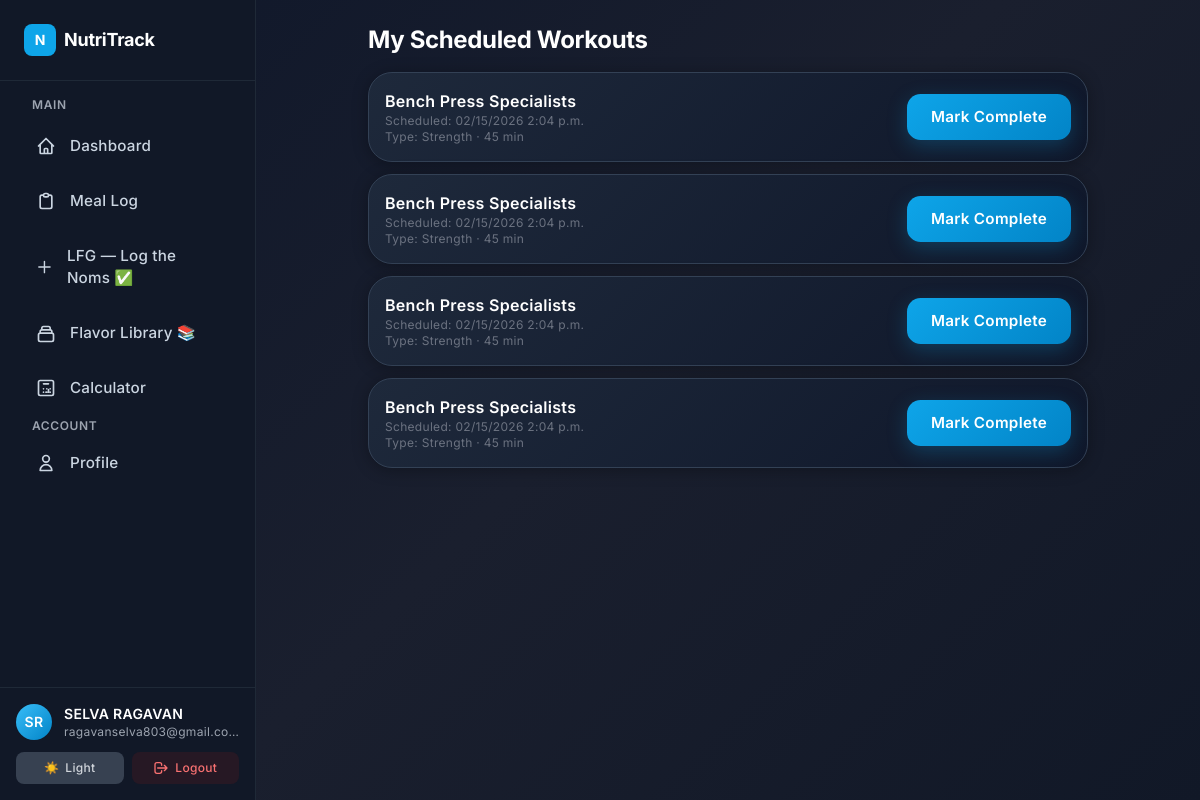
The app's page /workouts/sessions/ (signed in) with its own data.
### workouts/models.py (models this page shows, shortened)
class UserWorkoutSession(models.Model):
    user = models.ForeignKey(settings.AUTH_USER_MODEL, on_delete=models.CASCADE, related_name='workout_sessions')
    workout = models.ForeignKey(Workout, on_delete=models.CASCADE, related_name='sessions')
    scheduled_at = models.DateTimeField(default=timezone.now)
    completed = models.BooleanField(default=False)
    completed_at = models.DateTimeField(null=True, blank=True)
    created_at = models.DateTimeField(auto_now_add=True)
    class Meta:
        ordering = ['-scheduled_at']

class Workout(models.Model):
    WORKOUT_TYPE_CHOICES = [
        ('hypertrophy', 'Hypertrophy'),
        ('strength', 'Strength'),
        ('endurance', 'Endurance'),
        ('balanced', 'Balanced'),
    ]
    name = models.CharField(max_length=200)
    workout_type = models.CharField(max_length=30, choices=WORKOUT_TYPE_CHOICES, default='balanced')
    duration_min = models.PositiveIntegerField(default=30)
    description = models.TextField(blank=True)
    created_at = models.DateTimeField(auto_now_add=True)
    class Meta:
        ordering = ['workout_type', 'name']

### workouts/views.py (the view)
# urls.py: path('sessions/', views.sessions_list, name='sessions'),
@login_required
def sessions_list(request):
    sessions = request.user.workout_sessions.select_related('workout').all()
    return render(request, 'workouts/sessions_list.html', {'sessions': sessions})

### templates/workouts/sessions_list.html (shortened to what this page needs)
{% extends "base.html" %}
{% block content %}
<div class="p-6 max-w-3xl mx-auto">
  <h1 class="font-display text-2xl font-bold mb-4">My Scheduled Workouts</h1>
  {% if sessions %}
  <div class="space-y-3">
    {% for s in sessions %}
    <div id="session-{{ s.pk }}" class="p-4 nt-card flex justify-between items-center">
      <div>
        <div class="font-semibold">{{ s.workout.name }}</div>
        <div class="text-xs text-gray-500">Scheduled: {{ s.scheduled_at|date:"SHORT_DATETIME_FORMAT" }}</div>
        <div class="text-xs text-gray-500">Type: {{ s.workout.get_workout_type_display }} · {{ s.workout.duration_min }} min</div>
      </div>
      <div class="text-right">
        {% if s.completed %}
        <div class="text-sm text-green-600 font-semibold">Completed</div>
        <div class="text-xs text-gray-500">{{ s.completed_at|date:"SHORT_DATETIME_FORMAT" }}</div>
        {% else %}
        <button class="btn-primary mark-complete" data-session-pk="{{ s.pk }}">Mark Complete</button>
        {% endif %}
      </div>
    </div>
    {% endfor %}
  </div>
  {% else %}
  <p>You have no scheduled workouts. Browse <a href="{% url 'workouts:list' %}">workouts</a> to start one.</p>
  {% endif %}
</div>
{% endblock %}

### templates/base.html (shortened to what this page needs)
<!DOCTYPE html>
{% load static %}
<html lang="en" class="{% if request.user.is_authenticated and request.user.profile.dark_mode %}dark{% endif %}">
<head>
  <script src="https://cdn.tailwindcss.com"></script>
  <link rel="stylesheet" href="{% static 'css/modern-theme.css' %}">
</head>
<body class="bg-gray-50 dark:bg-gray-900 text-gray-900 dark:text-white min-h-screen">
  {% if request.user.is_authenticated %}
  <aside class="sidebar fixed left-0 top-0 h-full w-64 bg-white dark:bg-gray-900 border-r border-gray-100 dark:border-gray-800 z-40 flex flex-col">
    <div class="p-6 border-b border-gray-100 dark:border-gray-800">
      <a href="{% url 'dashboard' %}" class="flex items-center gap-2">
        <div class="w-8 h-8 bg-brand-500 rounded-lg flex items-center justify-center text-white font-display font-bold text-sm">N</div>
        <span class="font-display font-bold text-lg text-gray-900 dark:text-white">NutriTrack</span>
      </a>
    </div>
    <nav class="flex-1 p-4 space-y-1 overflow-y-auto">
      <p class="text-xs font-semibold text-gray-400 uppercase tracking-wider px-4 mb-2">Main</p>
      <a href="{% url 'dashboard' %}" class="nav-item {% if request.resolver_match.url_name == 'dashboard' %}active{% endif %}">
        <svg class="w-5 h-5" fill="none" stroke="currentColor" viewBox="0 0 24 24"><path stroke-linecap="round" stroke-linejoin="round" stroke-width="2" d="M3 12l2-2m0 0l7-7 7 7M5 10v10a1 1 0 001 1h3m10-11l2 2m-2-2v10a1 1 0 01-1 1h-3m-6 0a1 1 0 001-1v-4a1 1 0 011-1h2a1 1 0 011 1v4a1 1 0 001 1m-6 0h6"/></svg>
        Dashboard
      </a>
      <a href="{% url 'meals:meal_list' %}" class="nav-item {% if 'meal' in request.resolver_match.url_name %}active{% endif %}">
        <svg class="w-5 h-5" fill="none" stroke="currentColor" viewBox="0 0 24 24"><path stroke-linecap="round" stroke-linejoin="round" stroke-width="2" d="M9 5H7a2 2 0 00-2 2v12a2 2 0 002 2h10a2 2 0 002-2V7a2 2 0 00-2-2h-2M9 5a2 2 0 002 2h2a2 2 0 002-2M9 5a2 2 0 012-2h2a2 2 0 012 2"/></svg>
        Meal Log
      </a>
      <a href="{% url 'meals:add_meal' %}" class="nav-item {% if request.resolver_match.url_name == 'add_meal' %}active{% endif %}">
        <svg class="w-5 h-5" fill="none" stroke="currentColor" viewBox="0 0 24 24"><path stroke-linecap="round" stroke-linejoin="round" stroke-width="2" d="M12 4v16m8-8H4"/></svg>
        LFG — Log the Noms ✅
      </a>
      <a href="{% url 'meals:food_database' %}" class="nav-item {% if 'food' in request.resolver_match.url_name %}active{% endif %}">
        <svg class="w-5 h-5" fill="none" stroke="currentColor" viewBox="0 0 24 24"><path stroke-linecap="round" stroke-linejoin="round" stroke-width="2" d="M19 11H5m14 0a2 2 0 012 2v6a2 2 0 01-2 2H5a2 2 0 01-2-2v-6a2 2 0 012-2m14 0V9a2 2 0 00-2-2M5 11V9a2 2 0 012-2m0 0V5a2 2 0 012-2h6a2 2 0 012 2v2M7 7h10"/></svg>
        Flavor Library 📚
      </a>
      <a href="{% url 'calculator' %}" class="nav-item {% if request.resolver_match.url_name == 'calculator' %}active{% endif %}">
        <svg class="w-5 h-5" fill="none" stroke="currentColor" viewBox="0 0 24 24"><path stroke-linecap="round" stroke-linejoin="round" stroke-width="2" d="M9 7h6m0 10v-3m-3 3h.01M9 17h.01M9 13h.01M13 13h.01M17 13h.01M13 17h.01M17 17h.01M5 3h14a2 2 0 012 2v14a2 2 0 01-2 2H5a2 2 0 01-2-2V5a2 2 0 012-2z"/></svg>
        Calculator
      </a>
      <p class="text-xs font-semibold text-gray-400 uppercase tracking-wider px-4 mb-2 mt-4">Account</p>
      <a href="{% url 'accounts:profile' %}" class="nav-item {% if request.resolver_match.url_name == 'profile' %}active{% endif %}">
        <svg class="w-5 h-5" fill="none" stroke="currentColor" viewBox="0 0 24 24"><path stroke-linecap="round" stroke-linejoin="round" stroke-width="2" d="M16 7a4 4 0 11-8 0 4 4 0 018 0zM12 14a7 7 0 00-7 7h14a7 7 0 00-7-7z"/></svg>
        Profile
      </a>
    </nav>
    <div class="p-4 border-t border-gray-100 dark:border-gray-800">
      <div class="flex items-center gap-3 mb-3">
        <div class="w-9 h-9 rounded-full bg-gradient-to-br from-brand-400 to-brand-600 flex items-center justify-center text-white font-semibold text-sm">
          {{ request.user.first_name.0|upper }}{{ request.user.last_name.0|upper }}
        </div>
        <div class="flex-1 min-w-0">
          <p class="text-sm font-semibold text-gray-900 dark:text-white truncate">{{ request.user.get_full_name|default:request.user.username }}</p>
          <p class="text-xs text-gray-500 dark:text-gray-400 truncate">{{ request.user.email }}</p>
        </div>
      </div>
      <div class="flex gap-2">
      <a href="{% url 'accounts:toggle_dark_mode' %}" class="flex-1 flex items-center justify-center gap-1.5 px-3 py-2 bg-gray-100 dark:bg-gray-700 rounded-lg text-xs font-medium text-gray-600 dark:text-gray-300 hover:bg-gray-200 dark:hover:bg-gray-600 transition-colors">
          <span class="dark:hidden">🌙</span><span class="hidden dark:inline">☀️</span>
          <span class="dark:hidden">Dark</span><span class="hidden dark:inline">Light</span>
        </a>
        <a href="{% url 'accounts:logout' %}" class="flex-1 flex items-center justify-center gap-1.5 px-3 py-2 bg-red-50 dark:bg-red-900/20 rounded-lg text-xs font-medium text-red-600 dark:text-red-400 hover:bg-red-100 transition-colors">
          <svg class="w-4 h-4" fill="none" stroke="currentColor" viewBox="0 0 24 24"><path stroke-linecap="round" stroke-linejoin="round" stroke-width="2" d="M17 16l4-4m0 0l-4-4m4 4H7m6 4v1a3 3 0 01-3 3H6a3 3 0 01-3-3V7a3 3 0 013-3h4a3 3 0 013 3v1"/></svg>
          Logout
        </a>
      </div>
    </div>
  </aside>
  <main class="main-content ml-64 min-h-screen">
  {% endif %}
  {% block content %}{% endblock %}
  {% if request.user.is_authenticated %}
  </main>
  {% endif %}
</body>
</html>

### static/css/modern-theme.css (style rules this page uses)
.nt-card { animation: slideInUp 0.6s cubic-bezier(0.4, 0, 0.2, 1) forwards; opacity: 0; }
button, .btn-primary, .btn-secondary, [class*="btn-"] { position: relative; overflow: hidden; transition: all 0.35s cubic-bezier(0.34, 1.56, 0.64, 1); }
button::before, .btn-primary::before, .btn-secondary::before { content: ''; position: absolute; top: 50%; left: 50%; width: 0; height: 0; border-radius: 50%; background: rgba(255, 255, 255, 0.5); transform: translate(-50%, -50%); transition: width 0.6s ease, height 0.6s ease, opacity 0.6s ease; pointer-events: none; opacity: 1; }
.nt-card { transition: all 0.4s cubic-bezier(0.34, 1.56, 0.64, 1); }
.grid > *, .flex > * { animation: slideInUp 0.5s ease-out forwards; opacity: 0; }
.grid > :nth-child(1), .flex > :nth-child(1) { animation-delay: 0.05s; }
.grid > :nth-child(2), .flex > :nth-child(2) { animation-delay: 0.1s; }
.grid > :nth-child(3), .flex > :nth-child(3) { animation-delay: 0.15s; }
.grid > :nth-child(4), .flex > :nth-child(4) { animation-delay: 0.2s; }
nav a, .nav-item { transition: all 0.3s cubic-bezier(0.34, 1.56, 0.64, 1); position: relative; }
nav a::after, .nav-item::after { content: ''; position: absolute; bottom: 0; left: 0; width: 0; height: 2px; background: linear-gradient(90deg, #0ea5e9, #38bdf8); transition: width 0.4s cubic-bezier(0.34, 1.56, 0.64, 1); }
body { animation: slideInUp 0.5s ease-out; }
a { position: relative; transition: all 0.3s cubic-bezier(0.4, 0, 0.2, 1); }
*, *::before, *::after { transition: background-color 0.3s cubic-bezier(0.4, 0, 0.2, 1), color 0.3s cubic-bezier(0.4, 0, 0.2, 1), border-color 0.3s cubic-bezier(0.4, 0, 0.2, 1), box-shadow 0.3s cubic-bezier(0.4, 0, 0.2, 1); }
h1, h2, h3, h4, h5, h6 { animation: slideInLeft 0.6s ease-out forwards; opacity: 0; }
h1 { animation-delay: 0.05s; }
svg, [class*="icon"] { transition: all 0.3s cubic-bezier(0.34, 1.56, 0.64, 1); }
button svg, a svg { transition: transform 0.3s cubic-bezier(0.34, 1.56, 0.64, 1); }

### templates/base.html (style rules this page uses)
* { font-family: 'Inter', sans-serif; transition: border-color 0.3s ease, box-shadow 0.3s ease, transform 0.3s ease; }
button, a, .btn-primary, .btn-secondary, .nt-card, .food-item { transition: border-color 0.3s ease, box-shadow 0.3s ease, transform 0.3s ease; }
h1, h2, h3, h4, h5, h6, .font-display { font-family: 'Inter', sans-serif; font-weight: 700; letter-spacing: -0.015em; line-height: 1.3; }
h1 { font-size: 3rem; font-weight: 800; letter-spacing: -0.02em; }
body { font-weight: 400; line-height: 1.65; letter-spacing: 0.3px; background: #f8fafc; }
.dark body { background: linear-gradient(135deg, #0f172a 0%, #1a1f2e 50%, #111827 100%); }
html { scroll-behavior: smooth; }
.nt-card { background: #ffffff; border-radius: 1.5rem; box-shadow: 0 2px 12px rgba(15, 23, 42, 0.06); border: 1px solid #e2e8f0; backdrop-filter: blur(12px); transition: all 0.4s cubic-bezier(0.4, 0, 0.2, 1); }
.dark .nt-card { background: linear-gradient(135deg, #1e293b 0%, #0f172a 100%); border: 1px solid #334155; box-shadow: 0 2px 16px rgba(0, 0, 0, 0.3); }
.btn-primary, .btn-secondary, .btn-danger { font-weight: 600; border: none; cursor: pointer; position: relative; overflow: hidden; font-size: 0.95rem; letter-spacing: 0.3px; transition: all 0.35s cubic-bezier(0.4, 0, 0.2, 1); }
.btn-primary { padding: 0.75rem 1.5rem; background: linear-gradient(135deg, #0ea5e9 0%, #0284c7 100%); color: #ffffff; box-shadow: 0 6px 20px rgba(14, 165, 233, 0.25); border-radius: 0.85rem; }
button::before, a[class*="btn"]::before { content: ''; position: absolute; top: 50%; left: 50%; width: 0; height: 0; border-radius: 50%; background: rgba(255, 255, 255, 0.4); transform: translate(-50%, -50%); transition: width 0.8s ease, height 0.8s ease, opacity 0.8s ease; pointer-events: none; opacity: 0; }
.nav-item { display: flex; align-items: center; gap: 0.875rem; padding: 0.875rem 1.25rem; border-radius: 0.875rem; color: #475569; font-size: 0.95rem; font-weight: 500; transition: all 0.35s cubic-bezier(0.4, 0, 0.2, 1); cursor: pointer; letter-spacing: 0.2px; }
.dark .nav-item { color: #cbd5e1; }
a { transition: all 0.3s cubic-bezier(0.4, 0, 0.2, 1); color: #0ea5e9; text-decoration: none; }

### records on screen
UserWorkoutSession: workout.name "Bench Press Specialists", scheduled_at "02/15/2026 2:04 p.m.", workout.workout_type "Strength", workout.duration_min "45"
UserWorkoutSession: workout.name "Bench Press Specialists", scheduled_at "02/15/2026 2:04 p.m.", workout.workout_type "Strength", workout.duration_min "45"
UserWorkoutSession: workout.name "Bench Press Specialists", scheduled_at "02/15/2026 2:04 p.m.", workout.workout_type "Strength", workout.duration_min "45"
UserWorkoutSession: workout.name "Bench Press Specialists", scheduled_at "02/15/2026 2:04 p.m.", workout.workout_type "Strength", workout.duration_min "45"

### other values on screen
{{ request.user.first_name.0|upper }} "S"
{{ request.user.last_name.0|upper }} "R"
{{ request.user.get_full_name|default:request.user.username }} "SELVA RAGAVAN"
{{ request.user.email }} "ragavanselva803@gmail.com"
